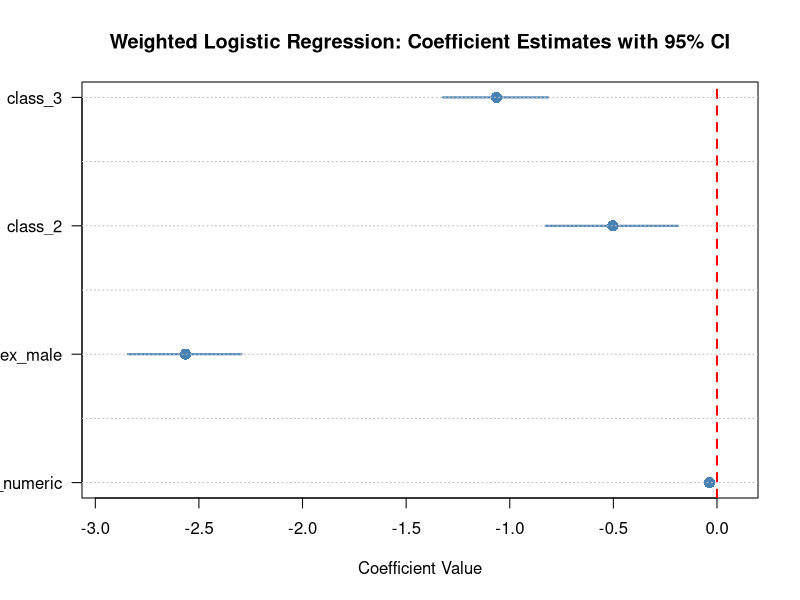
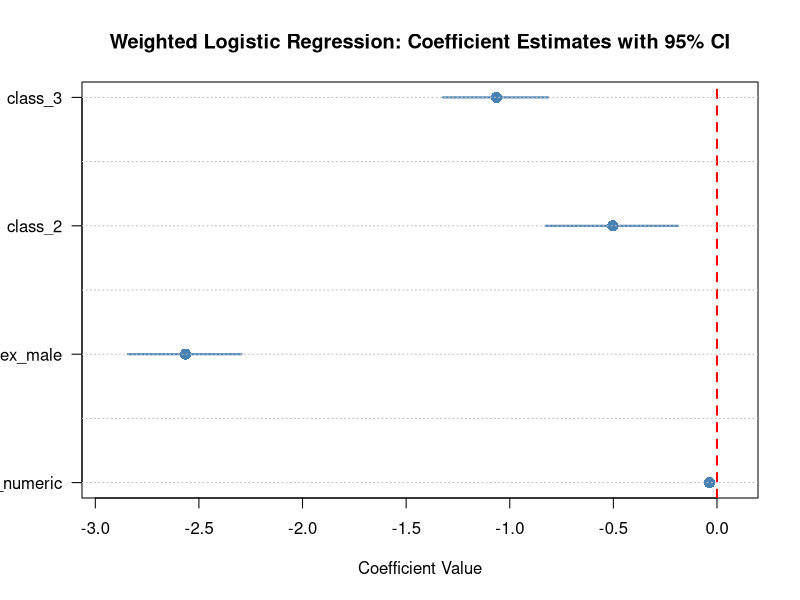

These charts were generated, in order, by the following R code:
# Statistical Tests and Modeling Syntax
# Uses R standard datasets (mtcars, iris, titanic) with base R and additional packages

# Install required packages (uncomment if needed)
# install.packages(c("broom", "sandwich", "lmtest", "geepack"))

library(tidyverse)
library(broom)
library(sandwich)
library(lmtest)
library(geepack)

# ============================================================================
# Load and prepare data using mtcars dataset
# ============================================================================
cat("\n=== Loading mtcars dataset ===\n")
data(mtcars)
mtcars <- mtcars %>%
  mutate(
    mpg_per_hp = mpg / hp,  # Create efficiency metric
    am_label = ifelse(am == 1, "Manual", "Automatic"),
    am_manual = ifelse(am == 1, 1, 0),
    cyl_label = factor(cyl)
  )

head(mtcars)

# Show unique values for categorical variables
cat("\nUnique transmission types:", unique(mtcars$am_label), "\n")
cat("Unique cylinder counts:", unique(mtcars$cyl), "\n")
cat("Unique gears:", unique(mtcars$gear), "\n")

# ============================================================================
# Obtaining basic statistics on continuous data
# ============================================================================
cat("\n=== Basic Statistics on Continuous Data ===\n")
summary(mtcars$mpg_per_hp)
quantile(mtcars$mpg_per_hp, probs = c(0.25, 0.5, 0.75))

# ============================================================================
# T-tests (two-sample)
# Compare mpg between automatic and manual transmissions
# ============================================================================
cat("\n=== T-test: MPG by Transmission Type ===\n")
manual <- mtcars$mpg[mtcars$am == 1]
automatic <- mtcars$mpg[mtcars$am == 0]

t_test_result <- t.test(manual, automatic, var.equal = FALSE)
print(t_test_result)

# Compare MPG by number of carburetors
cat("\n=== T-test: MPG by Carburetors (2 vs 4) ===\n")
carb_2 <- mtcars$mpg[mtcars$carb == 2]
carb_4 <- mtcars$mpg[mtcars$carb == 4]

t_test_carb <- t.test(carb_2, carb_4, var.equal = FALSE)
print(t_test_carb)

# ============================================================================
# Frequencies and percentages on categorical data
# ============================================================================
cat("\n=== Frequencies and Percentages: Cylinders ===\n")
freq_cyl <- table(mtcars$cyl)
freq_cyl_df <- data.frame(
  cyl = names(freq_cyl),
  count = as.numeric(freq_cyl),
  percent = round(as.numeric(freq_cyl) / sum(freq_cyl) * 100, 2)
)
print(freq_cyl_df)

# ============================================================================
# Chi-square tests
# Transmission type by cylinder count
# ============================================================================
cat("\n=== Chi-square Test: Transmission by Cylinders ===\n")
contingency_table <- table(mtcars$am_label, mtcars$cyl)
print(contingency_table)

chi_sq_result <- chisq.test(contingency_table)
print(chi_sq_result)

# ============================================================================
# Creating indicator variables for modeling
# ============================================================================
cat("\n=== Creating Indicator Variables ===\n")
# Create dummy variables for factors
indicators <- mtcars %>%
  mutate(
    cyl_6 = ifelse(cyl == 6, 1, 0),
    cyl_8 = ifelse(cyl == 8, 1, 0),
    am_manual = ifelse(am == 1, 1, 0)
  ) %>%
  select(mpg, hp, wt, cyl_6, cyl_8, am_manual)

head(indicators)

# ============================================================================
# Logistic regression (without interaction)
# Predict high MPG (>20) from horsepower, weight, and transmission
# ============================================================================
cat("\n=== Logistic Regression (without interaction) ===\n")
logit_df <- mtcars %>%
  mutate(high_mpg = ifelse(mpg >= 20, 1, 0),
    am_manual = ifelse(am == 1, 1, 0))

model1 <- glm(high_mpg ~ hp + wt + am_manual, 
              data = logit_df, 
              family = binomial(link = "logit"))
summary(model1)


# ============================================================================
# Logistic regression (with interaction)
# Add interaction between weight and transmission
# ============================================================================
cat("\n=== Logistic Regression (with interaction) ===\n")
model2 <- glm(high_mpg ~ hp * am_manual + wt, 
              data = logit_df, 
              family = binomial(link = "logit"))
summary(model2)

# ============================================================================
# Poisson regression with GEE (generalized estimating equations)
# Simulate clustered count data from mtcars
# ============================================================================
cat("\n=== Poisson Regression with GEE (Clustered Data) ===\n")
poisson_df <- mtcars %>%
  mutate(
    cluster_id = rep(1:8, length.out = n()),
    count_outcome = pmax(1, round(mpg / 5))
  ) %>%
  select(count_outcome, hp, wt, am_manual, cluster_id)

# Fit GEE model with exchangeable correlation
gee_model <- geeglm(count_outcome ~ hp + wt,
                    id = cluster_id,
                    data = poisson_df,
                    family = poisson(link = "log"),
                    corstr = "exchangeable")
summary(gee_model)

# ============================================================================
# Use Titanic dataset for weighted logistic regression
# ============================================================================
cat("\n=== Loading Titanic dataset ===\n")
data(Titanic)

# Convert to data frame and clean
titanic_df <- as.data.frame(Titanic) %>%
  uncount(Freq) %>%
  mutate(
    survived_binary = ifelse(Survived == "Yes", 1, 0),
    age_numeric = ifelse(Age == "Child", 5, 40),
    sex_male = ifelse(Sex == "Male", 1, 0),
    class_2 = ifelse(Class == "2nd", 1, 0),
    class_3 = ifelse(Class == "3rd", 1, 0),
    crew = ifelse(Class == "Crew", 1, 0)
  ) %>%
  filter(!is.na(survived_binary))

# Create weights based on gender (to mimic frequency/survey weights)
titanic_df <- titanic_df %>%
  mutate(weight = ifelse(Sex == "Male", 1.2, 0.8))

head(titanic_df)

# ============================================================================
# Logistic regression with weighted data
# ============================================================================
cat("\n=== Weighted Logistic Regression: Titanic Survival ===\n")
weighted_model <- glm(survived_binary ~ age_numeric + sex_male + class_2 + class_3,
                      data = titanic_df,
                      family = binomial(link = "logit"),
                      weights = weight)
summary(weighted_model)

# ============================================================================
# Extract coefficients and confidence intervals for visualization
# ============================================================================
cat("\n=== Extracting Model Results for Visualization ===\n")
model_results <- tidy(weighted_model, conf.int = TRUE) %>%
  filter(term != "(Intercept)")

print(model_results)

# ============================================================================
# Forest plot of coefficients with confidence intervals
# ============================================================================
cat("\n=== Creating Forest Plot ===\n")
png("forest_plot.png", width = 800, height = 600)

y_pos <- seq_len(nrow(model_results))
plot(model_results$estimate, y_pos,
     main = "Weighted Logistic Regression: Coefficient Estimates with 95% CI",
     xlab = "Coefficient Value",
     ylab = "",
     xlim = c(min(model_results$conf.low) - 0.1, max(model_results$conf.high) + 0.1),
     yaxt = "n",
     pch = 16,
     cex = 1.5,
     col = "steelblue")

# Add confidence interval lines
segments(model_results$conf.low, y_pos, model_results$conf.high, y_pos,
         lwd = 2, col = "steelblue")

# Add reference line at 0
abline(v = 0, col = "red", lty = 2, lwd = 2, alpha = 0.5)

# Add axis labels
axis(2, at = y_pos, labels = model_results$term, las = 1)
grid(NA, NULL, col = "gray", lty = 3)

dev.off()
cat("Forest plot saved as 'forest_plot.png'\n")

# Display the plot
plot(model_results$estimate, y_pos,
     main = "Weighted Logistic Regression: Coefficient Estimates with 95% CI",
     xlab = "Coefficient Value",
     ylab = "",
     xlim = c(min(model_results$conf.low) - 0.1, max(model_results$conf.high) + 0.1),
     yaxt = "n",
     pch = 16,
     cex = 1.5,
     col = "steelblue")

segments(model_results$conf.low, y_pos, model_results$conf.high, y_pos,
         lwd = 2, col = "steelblue")
abline(v = 0, col = "red", lty = 2, lwd = 2)
axis(2, at = y_pos, labels = model_results$term, las = 1)
grid(NA, NULL, col = "gray", lty = 3)

cat("\n=== Analysis Complete ===\n")
